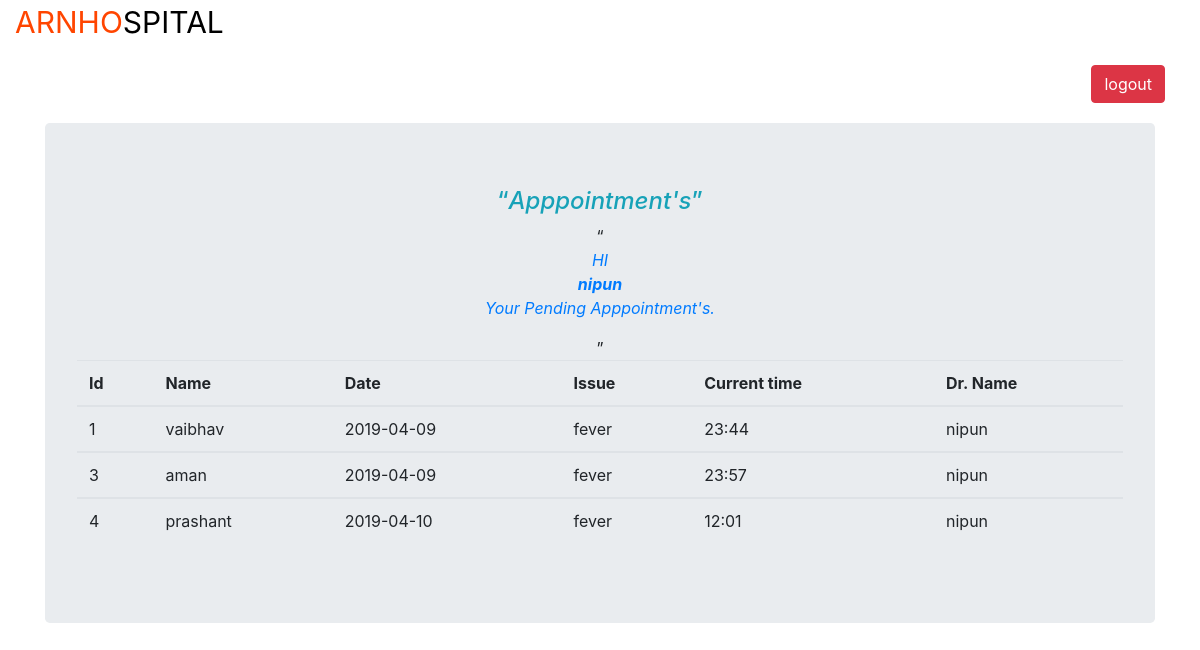
Screenshot of /doctor/doctor.php (signed in) with the database file from the repository.
### tables this page shows
CREATE TABLE `appointment` (
  `id` int(20) NOT NULL,
  `name` varchar(255) NOT NULL,
  `date` varchar(100) NOT NULL,
  `issue` varchar(1000) NOT NULL,
  `time` varchar(50) NOT NULL,
  `Doctor` varchar(255) NOT NULL
);

### doctor/doctor.php (the view, shortened to what this page needs)
<?php
$con = mysqli_connect("localhost","root","","arnhospital");
?>
<html lang="en">
  <head>
    <link rel="stylesheet" href="bootstrap/bootstrap.css">
    <link rel="stylesheet" href="css/doctor.css">
  </head>
  <body>
    <div class="container-fluid">
        <span class="s1">ARNHO</span><span class="s2">SPITAL</span>
    </div>
    <div align="right" class="container-fluid">
        <a href="logout.php">
        <button class="btn btn-danger">logout</button>
        </a>
    </div>
    <div class="container">
        <div class="jumbotron text-center">
            <h4 class="text-info"><q><i>Apppointment's</i></q></h4>
            <q><i><p class="text-primary">HI <br> <b><?php echo $_SESSION['doctor']; ?></b> <br>Your Pending Apppointment's.</p></i></q>
            <table class="table">
                <thead>
                    <th>Id</th>
                    <th>Name</th>
                    <th>Date</th>
                    <th>Issue</th>
                    <th>Current time</th>
                    <th>Dr. Name</th>
                </thead>
                <?php
                    $appointments = "SELECT * FROM appointment WHERE Doctor='".$_SESSION['doctor']."'";
                    $result = mysqli_query($con,$appointments);
                    while($row=mysqli_fetch_assoc($result))
                    {
                ?>
                <tbody>
                <td><?php echo @$row[id];?></td>
                    <td><?php echo @$row[name];?></td>
                    <td><?php echo @$row[date];?></td>
                    <td><?php echo @$row[issue];?></td>
                    <td><?php echo @$row[time];?></td>
                    <td><?php echo @$row[Doctor];?></td>
                </tbody>
                    <?php
                }
                ?>
            </table>
        </div>
    </div>
  </body>
</html>

### doctor/css/doctor.css (style rules this page uses)
.s1 { color:orangered; font-size: 30px; }
.s2 { color: black; font-size: 30px; }
button { margin: 20px; }

### rows the page displays
appointment: id "1", name "vaibhav", date "2019-04-09", issue "fever", time "23:44", Doctor "nipun"
appointment: id "3", name "aman", date "2019-04-09", issue "fever", time "23:57", Doctor "nipun"
appointment: id "4", name "prashant", date "2019-04-10", issue "fever", time "12:01", Doctor "nipun"

### other values shown
$_SESSION['doctor'] "nipun"
